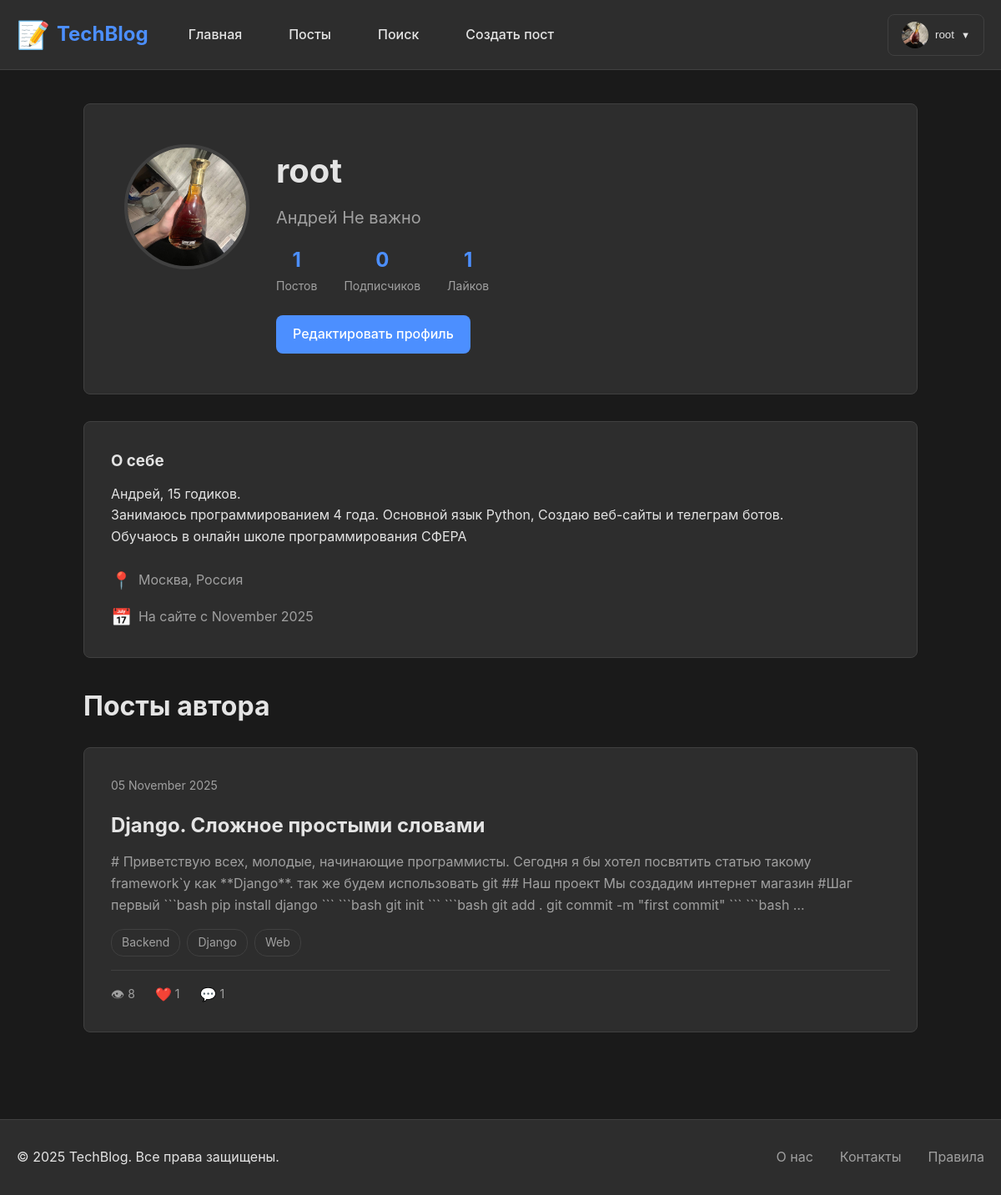
/users/profile/root/ (signed in), run on the app's committed database.
### users/models.py (models this page shows, shortened)
class Profile(models.Model):
    user = models.OneToOneField(User, on_delete=models.CASCADE, related_name='profile')
    bio = models.TextField(max_length=500, blank=True, verbose_name='О себе')
    avatar = models.ImageField(upload_to='avatars/', blank=True, null=True, verbose_name='Аватар')
    location = models.CharField(max_length=100, blank=True, verbose_name='Местоположение')
    website = models.URLField(blank=True, verbose_name='Веб-сайт')
    class Meta:
        verbose_name = 'Профиль'
        verbose_name_plural = 'Профили'
    def get_total_likes(self):
        from blog.models import Like
        return Like.objects.filter(post__author=self.user).count()
    def get_followers_count(self):
        return self.user.subscribers.count()

### blog/models.py (models this page shows, shortened)
class Post(models.Model):
    title = models.CharField(max_length=200, verbose_name='Заголовок')
    content = models.TextField(verbose_name='Содержание (Markdown)')
    created_at = models.DateTimeField(auto_now_add=True, verbose_name='Дата создания')
    updated_at = models.DateTimeField(auto_now=True, verbose_name='Дата обновления')
    author = models.ForeignKey(User, on_delete=models.CASCADE, related_name='posts', verbose_name='Автор')
    tags = models.ManyToManyField(Tag, related_name='posts', blank=True, verbose_name='Теги')
    views = models.PositiveIntegerField(default=0, verbose_name='Просмотры')
    class Meta:
        ordering = ['-created_at']
        verbose_name = 'Пост'
        verbose_name_plural = 'Посты'
    def total_likes(self):
        return self.likes.count()

class Tag(models.Model):
    name = models.CharField(max_length=50, unique=True, verbose_name='Название тега')
    slug = models.SlugField(max_length=50, unique=True, verbose_name='URL')
    created_at = models.DateTimeField(auto_now_add=True)
    class Meta:
        ordering = ['name']
        verbose_name = 'Тег'
        verbose_name_plural = 'Теги'

### users/views.py (the view)
# urls.py: path('profile/<str:username>/', views.profile, name='profile'),
def profile(request, username):
    user = get_object_or_404(User, username=username)
    profile = user.profile
    posts = Post.objects.filter(author=user).select_related('author').prefetch_related('tags')
    is_subscribed = False
    if request.user.is_authenticated and request.user != user:
        is_subscribed = Subscribe.objects.filter(
            user=request.user,
            author=user
        ).exists()
    paginator = Paginator(posts, 5)
    page_number = request.GET.get('page')
    page_obj = paginator.get_page(page_number)
    context = {
        'profile_user': user,
        'profile': profile,
        'page_obj': page_obj,
        'is_subscribed': is_subscribed,
    }
    return render(request, 'users/profile.html', context)

### users/templates/users/profile.html (shortened to what this page needs)
{% extends 'base.html' %}
{% load static %}
{% block content %}
<div class="container">
    <div class="profile-page">
        <div class="profile-header">
            <div class="profile-avatar-section">
                {% if profile.avatar %}
                    <img src="{{ profile.avatar.url }}" alt="{{ profile_user.username }}" class="profile-avatar">
                {% else %}
                    <div class="profile-avatar-placeholder">
                        {{ profile_user.username.0|upper }}
                    </div>
                {% endif %}
            </div>
            <div class="profile-info">
                <div class="profile-main">
                    <h1 class="profile-username">{{ profile_user.username }}</h1>
                    {% if profile_user.first_name or profile_user.last_name %}
                        <p class="profile-fullname">{{ profile_user.first_name }} {{ profile_user.last_name }}</p>
                    {% endif %}
                    <div class="profile-stats">
                        <div class="stat-item">
                            <span class="stat-value">{{ profile_user.posts.count }}</span>
                            <span class="stat-label">Постов</span>
                        </div>
                        <div class="stat-item">
                            <span class="stat-value">{{ profile.get_followers_count }}</span>
                            <span class="stat-label">Подписчиков</span>
                        </div>
                        <div class="stat-item">
                            <span class="stat-value">{{ profile.get_total_likes }}</span>
                            <span class="stat-label">Лайков</span>
                        </div>
                    </div>
                </div>
                <div class="profile-actions">
                    {% if user == profile_user %}
                        <a href="{% url 'users:settings' %}" class="btn btn-primary">Редактировать профиль</a>
                    {% endif %}
                </div>
            </div>
        </div>
        <div class="profile-details">
            {% if profile.bio %}
                <div class="profile-bio">
                    <h3>О себе</h3>
                    <p>{{ profile.bio|linebreaks }}</p>
                </div>
            {% endif %}
            <div class="profile-meta">
                {% if profile.location %}
                    <div class="meta-item">
                        <span class="meta-icon">📍</span>
                        <span>{{ profile.location }}</span>
                    </div>
                {% endif %}
                <div class="meta-item">
                    <span class="meta-icon">📅</span>
                    <span>На сайте с {{ profile_user.date_joined|date:"F Y" }}</span>
                </div>
            </div>
        </div>
        <div class="profile-posts">
            <h2 class="section-title">Посты автора</h2>
            {% if page_obj %}
                <div class="posts-list">
                    {% for post in page_obj %}
                        <article class="post-item">
                            <div class="post-item-header">
                                <span class="post-date">{{ post.created_at|date:"d F Y" }}</span>
                            </div>
                            <div class="post-item-body">
                                <h3 class="post-title">
                                    <a href="{% url 'blog:post_detail' post.pk %}">{{ post.title }}</a>
                                </h3>
                                <p class="post-excerpt">{{ post.content|truncatewords:50|striptags }}</p>
                                {% if post.tags.all %}
                                    <div class="post-tags">
                                        {% for tag in post.tags.all %}
                                            <a href="{% url 'blog:tag_posts' tag.slug %}" class="tag-mini">{{ tag.name }}</a>
                                        {% endfor %}
                                    </div>
                                {% endif %}
                            </div>
                            <div class="post-item-footer">
                                <div class="post-stats">
                                    <span class="stat">
                                        <span class="stat-icon">👁</span> {{ post.views }}
                                    </span>
                                    <span class="stat">
                                        <span class="stat-icon">❤️</span> {{ post.total_likes }}
                                    </span>
                                    <span class="stat">
                                        <span class="stat-icon">💬</span> {{ post.comments.count }}
                                    </span>
                                </div>
                            </div>
                        </article>
                    {% endfor %}
                </div>
            {% else %}
                <div class="empty-state">
                    <p>Пока нет постов</p>
                </div>
            {% endif %}
        </div>
    </div>
</div>
{% endblock %}

### templates/base.html (shortened to what this page needs)
{% load static %}
<!DOCTYPE html>
<html lang="ru" data-theme="{{ request.user.settings.theme|default:'light' }}">
<head>
    <link rel="stylesheet" href="{% static 'css/base.css' %}">
    <link rel="stylesheet" href="{% static 'css/themes.css' %}">
    <link rel="stylesheet" href="{% static 'css/posts.css' %}">
    <link rel="stylesheet" href="{% static 'css/profiles.css' %}">
</head>
<body>
    <header class="header">
        <div class="container">
            <nav class="navbar">
                <div class="navbar-brand">
                    <a href="{% url 'blog:index' %}" class="logo">
                        <span class="logo-icon">📝</span>
                        <span class="logo-text">TechBlog</span>
                    </a>
                </div>
                <div class="navbar-menu" id="navbarMenu">
                    <ul class="navbar-nav">
                        <li><a href="{% url 'blog:index' %}" class="nav-link">Главная</a></li>
                        <li><a href="{% url 'blog:posts_list' %}" class="nav-link">Посты</a></li>
                        <li><a href="{% url 'blog:search' %}" class="nav-link">Поиск</a></li>
                        {% if user.is_authenticated %}
                            <li><a href="{% url 'blog:create_post' %}" class="nav-link">Создать пост</a></li>
                        {% endif %}
                    </ul>
                    <div class="navbar-account">
                        {% if user.is_authenticated %}
                            <div class="account-dropdown">
                                <button class="account-btn" id="accountBtn">
                                    {% if user.profile.avatar %}
                                        <img src="{{ user.profile.avatar.url }}" alt="{{ user.username }}" class="avatar-sm">
                                    {% else %}
                                        <span class="avatar-placeholder">{{ user.username.0|upper }}</span>
                                    {% endif %}
                                    <span class="username-text">{{ user.username }}</span>
                                    <span class="dropdown-arrow">▼</span>
                                </button>
                            </div>
                        {% else %}
                            <a href="{% url 'users:login' %}" class="btn btn-outline">Войти</a>
                            <a href="{% url 'users:register' %}" class="btn btn-primary">Регистрация</a>
                        {% endif %}
                    </div>
                </div>
            </nav>
        </div>
    </header>
    <main class="main-content">
        {% block content %}
        {% endblock %}
    </main>
    <footer class="footer">
        <div class="container">
            <div class="footer-content">
                <p>&copy; 2025 TechBlog. Все права защищены.</p>
                <div class="footer-links">
                    <a href="#">О нас</a>
                    <a href="#">Контакты</a>
                    <a href="#">Правила</a>
                </div>
            </div>
        </div>
    </footer>
</body>
</html>

### static/css/base.css (style rules this page uses)
:root { --font-primary: -apple-system, BlinkMacSystemFont, 'Segoe UI', Roboto, 'Helvetica Neue', Arial, sans-serif; --font-mono: 'Courier New', Courier, monospace; --transition-fast: 0.15s ease; --transition-normal: 0.3s ease; --border-radius: 8px; --box-shadow: 0 2px 8px rgba(0, 0, 0, 0.1); --box-shadow-lg: 0 4px 16px rgba(0, 0, 0, 0.15); }
* { margin: 0; padding: 0; box-sizing: border-box; }
body { font-family: var(--font-primary); font-size: 16px; line-height: 1.6; background-color: var(--bg-primary); color: var(--text-primary); transition: background-color var(--transition-normal), color var(--transition-normal); }
.container { max-width: 1200px; margin: 0 auto; padding: 0 20px; }
.main-content { min-height: calc(100vh - 180px); padding: 40px 0; }
.header { background-color: var(--bg-secondary); border-bottom: 1px solid var(--border-color); position: sticky; top: 0; z-index: 1000; transition: background-color var(--transition-normal); }
.navbar { display: flex; justify-content: space-between; align-items: center; padding: 1rem 0; gap: 2rem; }
.navbar-brand .logo { display: flex; align-items: center; gap: 0.5rem; text-decoration: none; font-size: 1.5rem; font-weight: bold; color: var(--primary-color); transition: transform var(--transition-fast); }
.logo-icon { font-size: 2rem; }
.navbar-menu { display: flex; align-items: center; gap: 2rem; flex: 1; }
.navbar-nav { display: flex; list-style: none; gap: 1.5rem; margin: 0; }
.nav-link { color: var(--text-primary); text-decoration: none; font-weight: 500; padding: 0.5rem 1rem; border-radius: var(--border-radius); transition: background-color var(--transition-fast), color var(--transition-fast); }
.navbar-account { margin-left: auto; display: flex; align-items: center; gap: 1rem; }
.account-dropdown { position: relative; }
.account-btn { display: flex; align-items: center; gap: 0.5rem; background: none; border: 1px solid var(--border-color); padding: 0.5rem 1rem; border-radius: var(--border-radius); cursor: pointer; transition: all var(--transition-fast); color: var(--text-primary); }
.dropdown-arrow { font-size: 0.7rem; transition: transform var(--transition-fast); }
.avatar-sm, .avatar-md, .avatar-lg, .avatar-placeholder { border-radius: 50%; object-fit: cover; }
.avatar-sm { width: 32px; height: 32px; }
.btn { display: inline-block; padding: 0.625rem 1.25rem; font-size: 1rem; font-weight: 500; text-align: center; text-decoration: none; border: none; border-radius: var(--border-radius); cursor: pointer; transition: all var(--transition-fast); font-family: var(--font-primary); }
.btn-primary { background-color: var(--primary-color); color: white; }
.footer { background-color: var(--bg-secondary); border-top: 1px solid var(--border-color); padding: 2rem 0; margin-top: 4rem; }
.footer-content { display: flex; justify-content: space-between; align-items: center; flex-wrap: wrap; gap: 1rem; }
.footer-links { display: flex; gap: 2rem; }
.footer-links a { color: var(--text-secondary); text-decoration: none; transition: color var(--transition-fast); }

### static/css/themes.css (style rules this page uses)
[data-theme="dark"] { --bg-primary: #1a1a1a; --bg-secondary: #2d2d2d; --text-primary: #e4e4e4; --text-secondary: #a0a0a0; --border-color: #404040; --hover-bg: #3a3a3a; --primary-color: #4c8fff; --primary-hover: #3d7fe6; --secondary-color: #6c757d; --success-bg: #1e4620; --success-color: #75b798; --danger-bg: #5c1e23; --danger-color: #f8b4bc; --info-bg: #1e3a5f; --info-color: #9ec5fe; --danger-color: #f85c70; --danger-hover: #e04555; }

### data on the page
Profile: avatar (picture), get_followers_count "0", get_total_likes "1", bio "Андрей, 15 годиков. Занимаюсь программированием 4 года. Основной язык Python, Создаю веб-сайты и телеграм ботов. Обучаюсь в онлайн школе программирования СФЕРА", location "Москва, Россия"
Post: created_at "05 November 2025", title "Django. Сложное простыми словами", content "# Приветствую всех, молодые, начинающие программисты. Сегодня я бы хотел посвятить статью такому framework`у как **Django**. так же будем использовать git ## Наш проект Мы создадим интернет магазин #Шаг первый ```bash pip install django ``` ```bash git init ``` ```bash git add . git commit -m \"first commit\" ``` ```bash …", views "8", total_likes "1", comments.count "1"
Tag: name "Backend"
Tag: name "Django"
Tag: name "Web"

### other printed values
{{ user.username }} "root"
{{ profile_user.username }} "root"
{{ profile_user.first_name }} "Андрей"
{{ profile_user.last_name }} "Не важно"
{{ profile_user.posts.count }} "1"
{{ profile_user.date_joined|date:"F Y" }} "November 2025"
